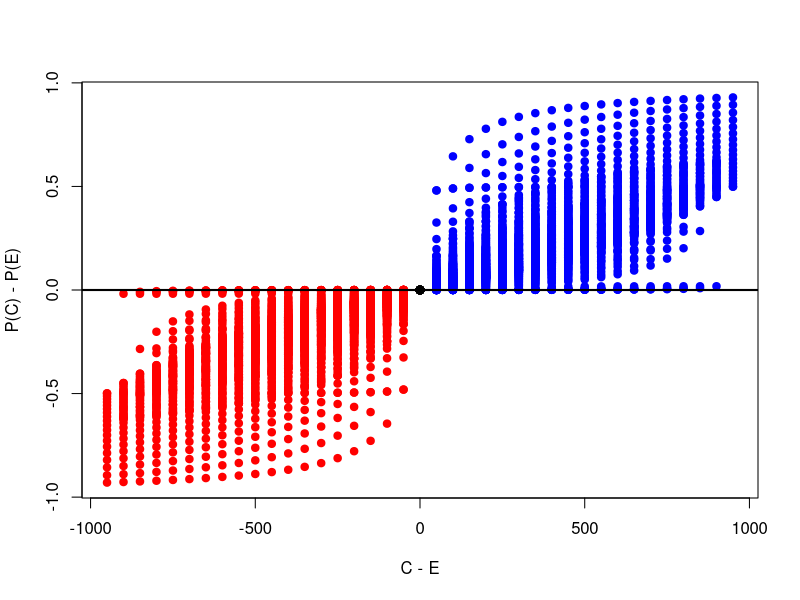

Source code (R):
library(tidyverse)
C = c(seq(1, 1000, 50))
E = c(seq(1, 1000, 50))
P = c(seq(1, 1000, 50))

df <- expand.grid(C = C, E = E, P = P)

df <- df %>% mutate(col_minus_ext = C-E)

df <- df %>% mutate(pcol_minus_pext = (C/(C+P)) - (E/(E+P)))

jpeg("figures/FigS1.jpg", width = 8.27, height = 11.69, units = "in", res = 300)
plot(df$col_minus_ext, df$pcol_minus_pext,
     xlab="C - E", ylab="P(C) - P(E)",
     col = ifelse(df$pcol_minus_pext > 0, "blue",
                  ifelse(df$pcol_minus_pext < 0, "red", "black")),
     pch = 19)
abline(h = 0, col = "black", lwd = 2)
dev.off()

